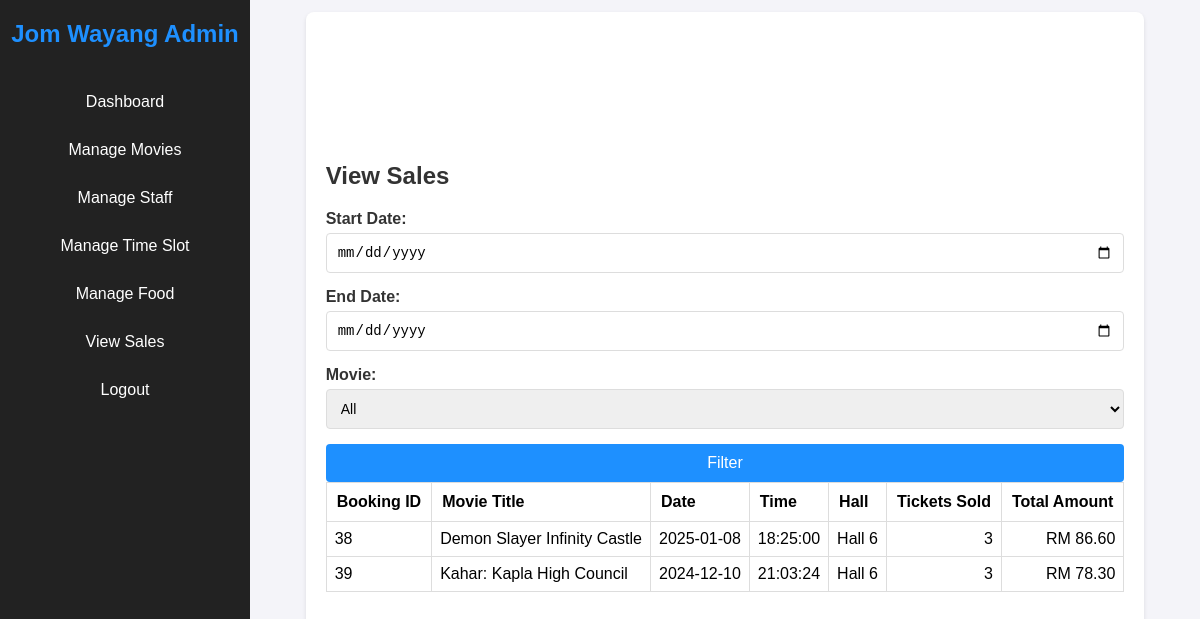
The page /admin/viewsale.php on the database its author committed.
### tables this page shows
CREATE TABLE `holder_booking` (
  `id` int(30) NOT NULL,
  `seat_no` varchar(40) NOT NULL,
  `seat_count` int(15) NOT NULL,
  `date_pick` date NOT NULL,
  `time_pick` time NOT NULL,
  `hall` varchar(20) NOT NULL,
  `user_id` int(11) NOT NULL,
  `movie_id` int(11) DEFAULT NULL,
  `foods` varchar(999) NOT NULL,
  `food_quantiy` varchar(999) NOT NULL,
  `checkout_status` enum('Yes','No') NOT NULL,
  `record_date` datetime NOT NULL
);

CREATE TABLE `movies` (
  `id` int(11) NOT NULL,
  `title` varchar(255) NOT NULL,
  `genre` varchar(50) NOT NULL,
  `description` mediumtext NOT NULL,
  `release_date` date NOT NULL,
  `price` decimal(10,0) NOT NULL,
  `duration` int(11) NOT NULL,
  `type` varchar(4) NOT NULL,
  `language` varchar(40) NOT NULL,
  `director` varchar(40) NOT NULL,
  `cast` varchar(100) NOT NULL,
  `handler` varchar(40) NOT NULL,
  `image` varchar(255) NOT NULL,
  `imagetitle` varchar(255) NOT NULL,
  `imagebg` varchar(255) NOT NULL,
  `status` varchar(40) NOT NULL
);

CREATE TABLE `booking_ticket` (
  `id` int(40) NOT NULL,
  `user_id` int(40) NOT NULL,
  `movie_id` int(40) NOT NULL,
  `holder_id` int(11) NOT NULL,
  `total_amount` double NOT NULL,
  `booking_added` timestamp NOT NULL DEFAULT current_timestamp()
);

### admin/viewsale.php (the view, shortened to what this page needs)
<!DOCTYPE html>
<html lang="en">
<head>
    <link rel="stylesheet" type="text/css" href="css/style5.css">
</head>
<body>
<?php include 'sidebar.php'; ?>
    <div class="container">
        <h1>View Sales</h1>
        <form class="filter-form" id="filterForm" method="get" action="viewsale.php">
            <label for="startDate">Start Date:</label>
            <input type="date" id="startDate" name="startDate">
            <label for="endDate">End Date:</label>
            <input type="date" id="endDate" name="endDate">
            <label for="movie">Movie:</label>
            <select id="movie" name="movie">
                <option value="">All</option>
            </select>
            <button type="submit">Filter</button>
        </form>
        <table style="width: 100%; border-collapse: collapse;">
            <thead>
                <tr>
                    <th style="padding: 10px; text-align: left; border: 1px solid #ddd;">Booking ID</th>
                    <th style="padding: 10px; text-align: left; border: 1px solid #ddd;">Movie Title</th>
                    <th style="padding: 10px; text-align: left; border: 1px solid #ddd;">Date</th>
                    <th style="padding: 10px; text-align: left; border: 1px solid #ddd;">Time</th>
                    <th style="padding: 10px; text-align: left; border: 1px solid #ddd;">Hall</th>
                    <th style="padding: 10px; text-align: right; border: 1px solid #ddd;">Tickets Sold</th>
                    <th style="padding: 10px; text-align: right; border: 1px solid #ddd;">Total Amount</th>
                </tr>
            </thead>
            <tbody id="salesTableBody">
                <?php
                $conn = new mysqli('localhost', 'root', '', 'projectweb');
                $query = "SELECT
                            hb.id AS booking_id,
                            m.title AS movie_title,
                            hb.date_pick AS date,
                            hb.time_pick AS time,
                            hb.hall AS hall,
                            hb.seat_count AS tickets_sold,
                            bt.total_amount AS total_amount
                        FROM holder_booking hb
                        JOIN movies m ON hb.movie_id = m.id
                        LEFT JOIN booking_ticket bt ON hb.id = bt.holder_id
                        WHERE hb.checkout_status = 1";
                $query .= " ORDER BY hb.date_pick DESC, hb.time_pick ASC";
                $result = $conn->query($query);
                if ($result && $result->num_rows > 0) {
                    while ($row = $result->fetch_assoc()) {
                        echo "<tr>
                            <td style='padding: 8px; text-align: left; border: 1px solid #ddd;'>" . $row['booking_id'] . "</td>
                            <td style='padding: 8px; text-align: left; border: 1px solid #ddd;'>" . $row['movie_title'] . "</td>
                            <td style='padding: 8px; text-align: left; border: 1px solid #ddd;'>" . $row['date'] . "</td>
                            <td style='padding: 8px; text-align: left; border: 1px solid #ddd;'>" . $row['time'] . "</td>
                            <td style='padding: 8px; text-align: left; border: 1px solid #ddd;'>" . $row['hall'] . "</td>
                            <td style='padding: 8px; text-align: right; border: 1px solid #ddd;'>" . $row['tickets_sold'] . "</td>
                            <td style='padding: 8px; text-align: right; border: 1px solid #ddd;'>RM " . number_format($row['total_amount'], 2) . "</td>
                        </tr>";
                    }
                } else {
                    echo "<tr><td colspan='7' style='padding: 8px; text-align: center; border: 1px solid #ddd;'>No sales found</td></tr>";
                }
                ?>
            </tbody>
        </table>
    </div>
</body>
</html>

### admin/css/style5.css (style rules this page uses)
* { margin: 0; padding: 0; box-sizing: border-box; }
body { font-family: Arial, sans-serif; background-color: #f4f4f9; display: flex; height: 100vh; }
.container { margin: 12px auto; background-color: #fff; border-radius: 8px; padding-top: 150px; padding-left: 20px; padding-right: 20px; padding-bottom: 150px; box-shadow: 0 2px 4px rgba(0, 0, 0, 0.1); }
h1 { text-align: left; font-size: 24px; color: #333; margin-bottom: 20px; }
form label { display: block; font-weight: bold; margin-bottom: 5px; color: #333; }
form input, form select, form textarea { width: 100%; padding: 10px; margin-bottom: 15px; border: 1px solid #ddd; border-radius: 4px; font-size: 14px; }
form button { width: 100%; padding: 10px; background-color: #1E90FF; color: white; border: none; border-radius: 4px; cursor: pointer; font-size: 16px; }

### rows shown on the page
holder_booking: id "38", movie.title "Demon Slayer Infinity Castle", date_pick "2025-01-08", time_pick "18:25:00", hall "Hall 6", seat_count "3", booking_ticket.total_amount "86.60"
holder_booking: id "39", movie.title "Kahar: Kapla High Council", date_pick "2024-12-10", time_pick "21:03:24", hall "Hall 6", seat_count "3", booking_ticket.total_amount "78.30"
